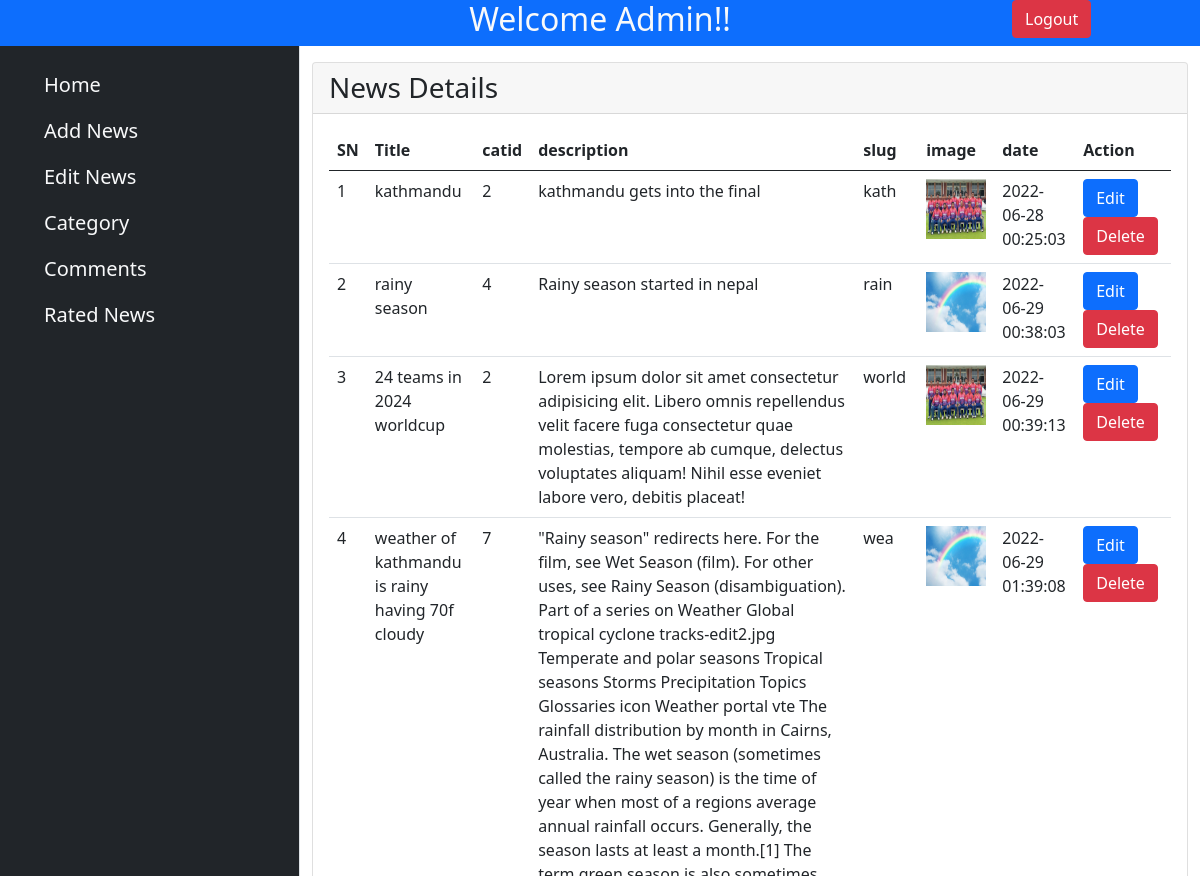
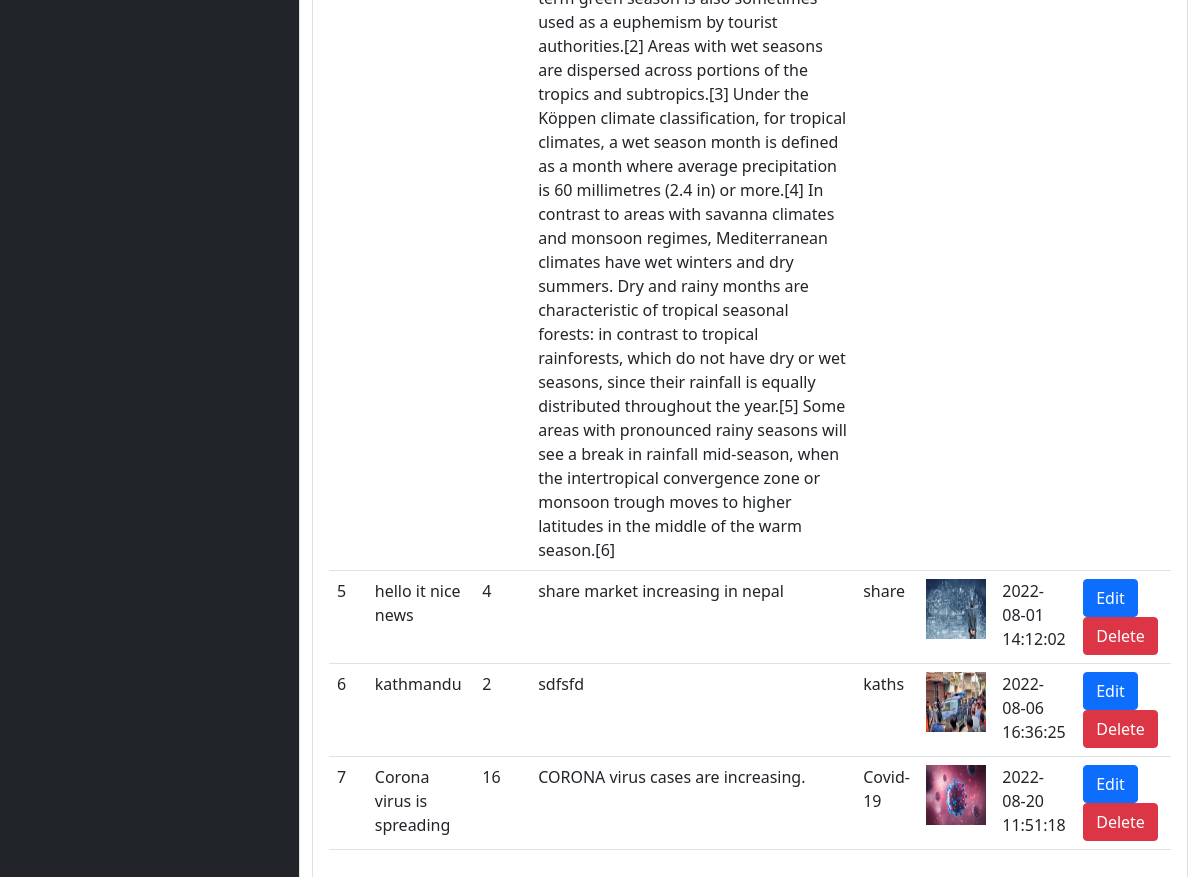
Page /admin/editnews.php (signed in) on the committed database (2 pictures, top to bottom).
### tables this page shows
CREATE TABLE `news` (
  `nid` int(11) NOT NULL,
  `category` int(11) NOT NULL,
  `title` varchar(200) NOT NULL,
  `slug` varchar(100) NOT NULL,
  `description` varchar(5000) NOT NULL,
  `image` varchar(2000) NOT NULL,
  `date` varchar(100) NOT NULL
);

### admin/editnews.php (the view, shortened to what this page needs)
<?php
include('layout/header.php');
?>
 <div class="container-fluid">
     <div class="row">
      <?php
      include('layout/sidebar.php');
      ?>
        <div class="col-9 mt-3">
            <div class="card">
                <div class="card-header">
                    <span class="h3">News Details</span>
                </div>
                <div class="card-body">
                        <table class="table">
                            <thead>
                                 <tr>
                                    <th scope="col">SN</th>
                                    <th scope="col">Title</th>
                                    <th scope="col">catid</th>
                                    <th scope="col">description</th>
                                    <th scope="col">slug</th>
                                    <th scope="col">image</th>
                                    <th scope="col">date</th>
                                    <th scope="col">Action</th>
                                </tr>
                            </thead>
                            <tbody>
                            <?php
                                $conn=mysqli_connect('localhost','root','','project');
                                    $sql= "SELECT * FROM news" ;
                                    $result= $conn->query($sql);
                                    $i=1;
                                    while($row=$result->fetch_assoc())
                                    {
                                        echo "<tr><td>".$i++."</td>";
                                        echo "<td>".$row['title']."</td>";
                                        echo "<td>".$row['category']."</td>";
                                        echo "<td>".$row['description']."</td>";
                                        echo "<td>".$row['slug']."</td>";
                                       ?>
                                        <td>
                                            <img src="phpFile/image/<?=$row['image']?>" width="60px" height="60px"/></td>
                                        <?php
                                        echo "<td>".$row['date']."</td>";
                                        echo "<td><a href='postEdit.php?nid=".$row['nid']."'class=' edit btn btn-primary'>Edit</a>&nbsp";
                                        echo "<a href='phpFile/post_delete.php?nid=".$row['nid']."'class=' delete btn btn-danger'>Delete</a></td></tr>";
                                    }
                            ?>
                            </tbody>
                        </table>
                </div>
            </div>
        </div>
    </div>
</div>

### rows in the picture
news: title "kathmandu", category "2", description "kathmandu gets into the final", slug "kath", image (picture), date "2022-06-28 00:25:03"
news: title "rainy season", category "4", description "Rainy season started in nepal", slug "rain", image (picture), date "2022-06-29 00:38:03"
news: title "24 teams in 2024 worldcup", category "2", description "Lorem ipsum dolor sit amet consectetur adipisicing elit. Libero omnis repellendus velit facere fuga consectetur quae molestias, tempore ab cumque, delectus voluptates aliquam! Nihil esse eveniet labore vero, debitis placeat!", slug "world", image (picture), date "2022-06-29 00:39:13"
news: title "weather of kathmandu is rainy having 70f cloudy", category "7", description "\"Rainy season\" redirects here. For the film, see Wet Season (film). For other uses, see Rainy Season (disambiguation). Part of a series on Weather Global tropical cyclone tracks-edit2.jpg Temperate and polar seasons Tropical seasons Storms Precipitation Topics Glossaries icon Weather portal vte The rainfall distribution by month in Cairns, Australia. The wet season (sometimes called the rainy season) is the time of year when most of a regions average annual rainfall occurs. Generally, the season lasts at least a month.[1] The term green season is also sometimes used as a euphemism by tourist authorities.[2] Areas with wet seasons are dispersed across portions of the tropics and…", slug "wea", image (picture), date "2022-06-29 01:39:08"
news: title "hello it nice news", category "4", description "share market increasing in nepal", slug "share", image (picture), date "2022-08-01 14:12:02"
news: title "kathmandu", category "2", description "sdfsfd", slug "kaths", image (picture), date "2022-08-06 16:36:25"
news: title "Corona virus is spreading", category "16", description "CORONA virus cases are increasing.", slug "Covid-19", image (picture), date "2022-08-20 11:51:18"
